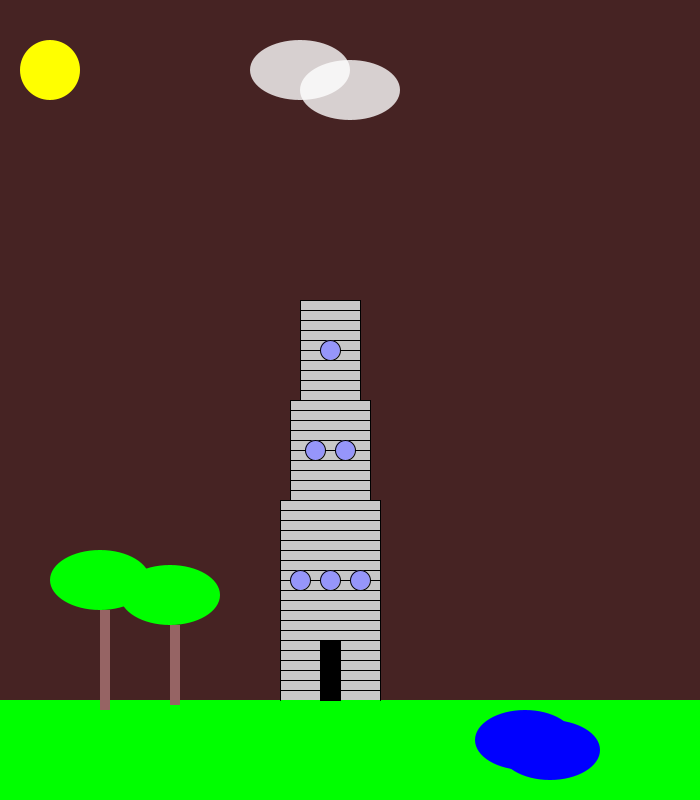
Frame 1 (no input)
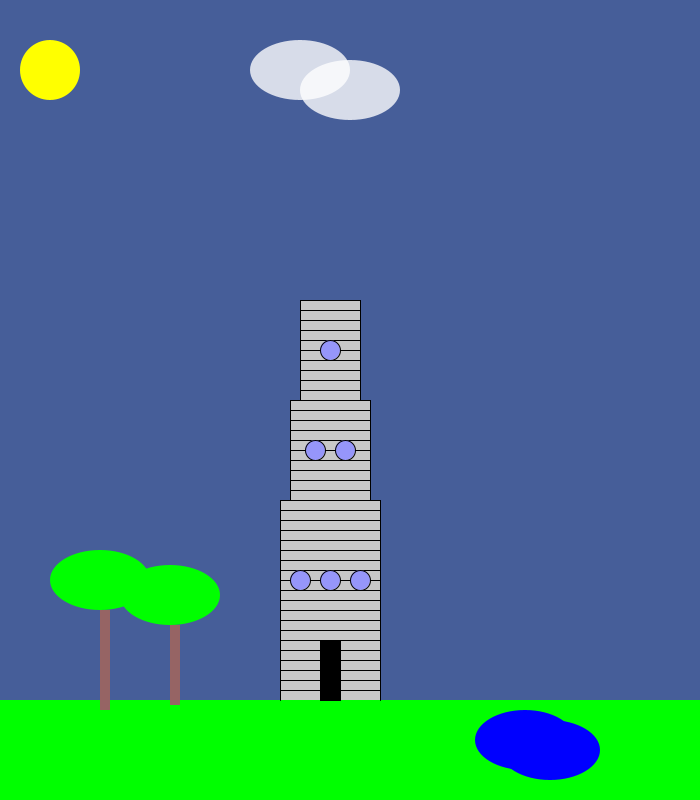
Frame 60 (the mouse pressed at the canvas centre just before this capture)
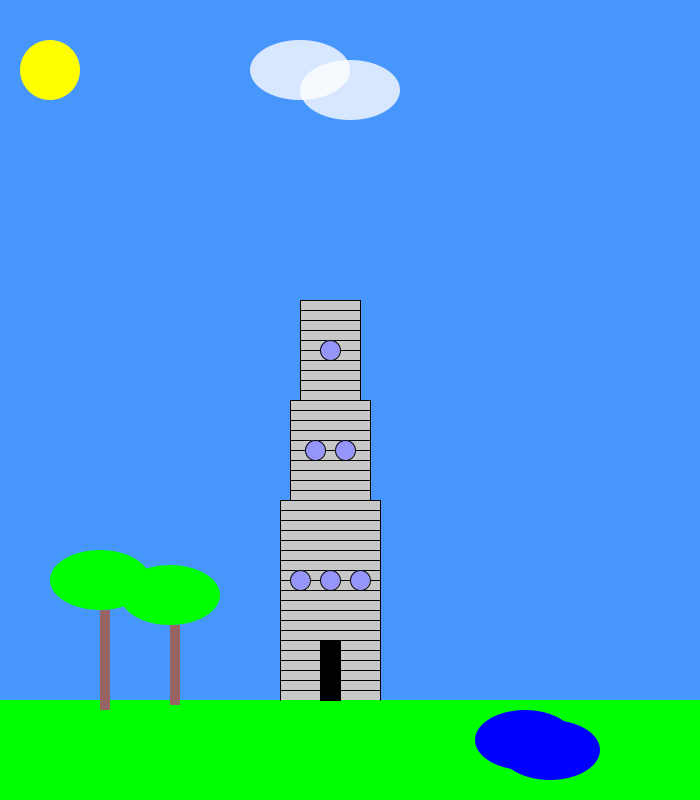
Frame 120 (the mouse held since frame 60 and released just before this capture)

The Processing sketch that drew these frames (run headless with seeded random() and noise(); from frame 60 on, the mouse is pressed at the canvas centre):

// Processing sketch: processing_103462
// ── processing_103462.pde

int red=70;
int green=35;
int blue=35;

void setup() {
size(700,800);
frameRate(40);
}

void draw() {
background(red,green,blue); // céu mudando de cor

if(blue<250)blue+=2;
if(green<150)green++;

noStroke();
fill(255,255,0);
ellipse(50,70,60,60); // sol

fill(0,255,0);
rect(0,700,800,100); // grama

fill(200,200,200);
rect(300,300,60,100); // parte cinza do predio
rect(290,400,80,100);
rect(280,500,100,200);


stroke(0); // linhas horizontais do predio
for(int z=300; z<700; z+=10) {
  if(z<400) {
    line(300,z,360,z);
  } else if(z<500) {
    line(290,z,370,z);
  } else {
    line(280,z,380,z);
  }
}

line(300,300,300,400);
line(360,300,360,400);
line(290,400,290,500);
line(370,400,370,500);
line(280,500,280,700);
line(380,500,380,700);

fill(0);
rect(320,640,20,60); // porta

fill(150,150,250);
ellipse(300,580,20,20); // janelas
ellipse(330,580,20,20);
ellipse(360,580,20,20);
ellipse(315,450,20,20);
ellipse(345,450,20,20);
ellipse(330,350,20,20);

noStroke();
fill(255,200);
ellipse(300,70,100,60); // nuvens
ellipse(350,90,100,60);

fill(0,0,255);
ellipse(550,750,100,60); // lagoa
ellipse(525,740,100,60);

fill (0,255,0);
ellipse(100,580,100,60);
ellipse(170,595,100,60);

fill(150,100,100);
rect(100,610,10,100);
rect(170,625,10,80);

}
